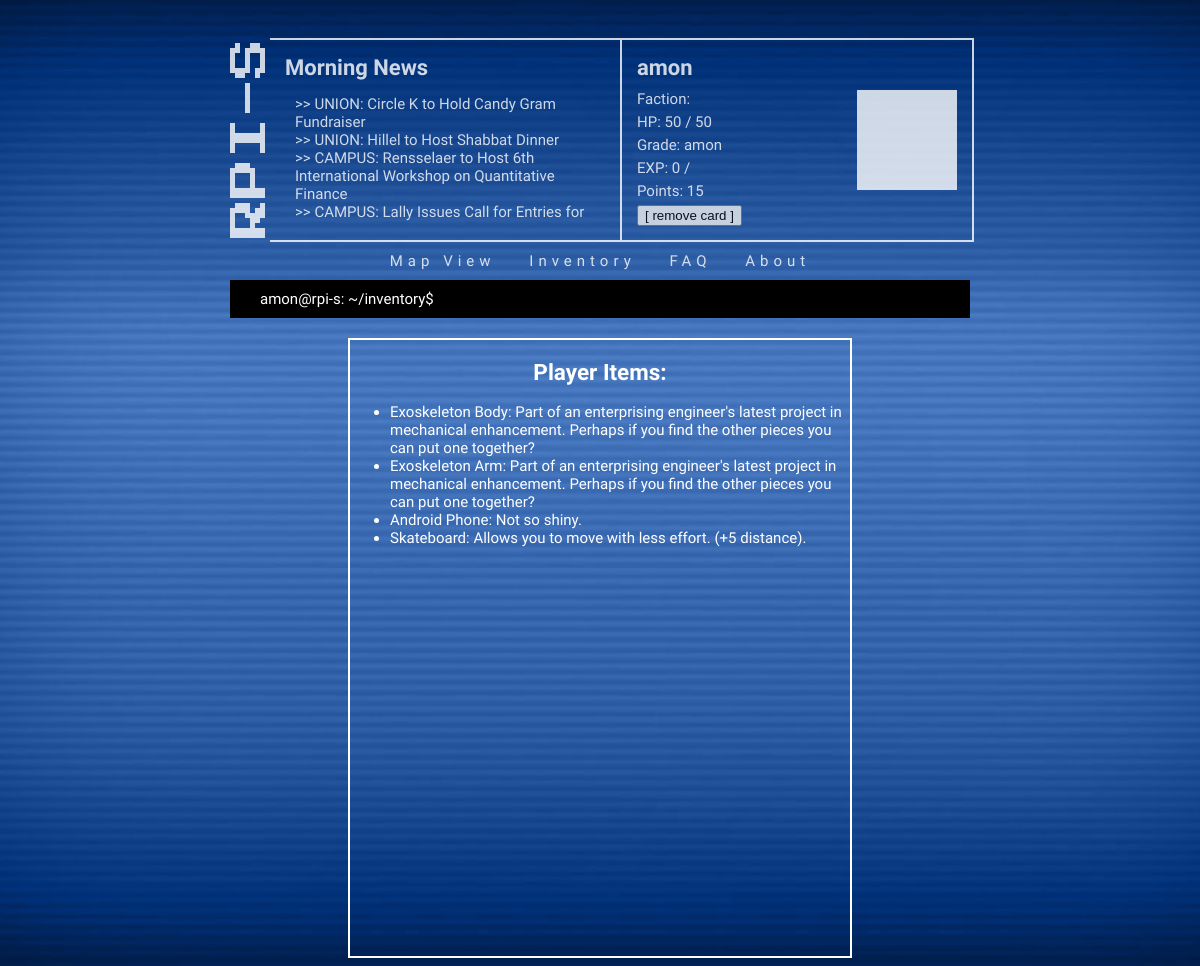
The page /user.php (signed in) on the database its author committed.
### tables this page shows
CREATE TABLE IF NOT EXISTS `events` (
  `eventID` int(11) NOT NULL AUTO_INCREMENT,
  `title` varchar(400) NOT NULL,
  `description` varchar(64) NOT NULL,
  `location` varchar(64) DEFAULT NULL,
  `date` int(11) DEFAULT NULL,
  `quest` int(11) NOT NULL DEFAULT '1',
  `reward` int(11) NOT NULL DEFAULT '19',
  `areaID` varchar(11) NOT NULL DEFAULT '1,1,1',
  `actionText` varchar(400) NOT NULL DEFAULT 'Move to :L',
  `actionType` varchar(11) NOT NULL DEFAULT 'move',
  `actionParam` varchar(255) NOT NULL DEFAULT '1,1,1',
  `actionCost` int(11) NOT NULL DEFAULT '3',
  PRIMARY KEY (`eventID`)
);

CREATE TABLE IF NOT EXISTS `objects` (
  `objID` int(11) NOT NULL,
  `name` varchar(32) NOT NULL,
  `description` varchar(255) NOT NULL,
  `type` int(11) NOT NULL,
  `effects` int(11) NOT NULL,
  PRIMARY KEY (`objID`),
  UNIQUE KEY `name` (`name`)
);

### user.php (the view, shortened to what this page needs)
<!doctype html>
<html>
<?php
include_once('./resources/includes/header.php');
if (isset($_SESSION['username'])){
	$stmt = $dbconn->prepare('SELECT o.* FROM inventory i, objects o WHERE i.playerID=:usernum AND o.objID=i.objID;');
        $stmt->execute(array(
		':usernum' => $_SESSION['id']
	));
} else {
	header('location: resources/auth/login.php');
}
?>
<body>
        <section id = "userInventory">
        <h2 class = "userInventory">Player Items:</h2>
        <ul>
        <?php
        foreach ($stmt as $row){
                echo '<li>'.$row['name'].': '.$row['description'].'</li>';
        }
        ?>
        </ul>
        </section>
</body>
</html>

### resources/includes/classifieds.php
<?php
require_once('connect.php');
$result = $dbconn->query('SELECT * FROM events WHERE quest = 0;');
if ($result){
	if ( $result->rowCount() != 0 ){
		foreach ($dbconn->query('SELECT * FROM events WHERE quest = 0;') as $results){
			echo '<li>>> '.strtoupper($results['location']).': '.$results['title'].'</li>';
		}
	} else {
		echo '<li>>> Sorry, no events to show :\\</li>';
	}
} else {
	echo '<li>>~ ERROR: could not retrieve events :(</li>';
}
?>

### resources/css/style.css (style rules this page uses)
body { background: url("../images/other/terminal.png"); background-repeat:repeat; background-position: top center; background-size: cover; font-family: 'Ubuntu', cursive; font-size: 15px; color: #FFFFFF; }
#userInventory { position: relative; margin-left: auto; margin-right: auto; width: 500px; height: 616px; border: 2px solid #FFFFFF; }
h2.userInventory { text-align: center; }

### rows shown on the page
events: location "UNION", title "Circle K to Hold Candy Gram Fundraiser"
events: location "UNION", title "Hillel to Host Shabbat Dinner"
events: location "CAMPUS", title "Rensselaer to Host 6th International Workshop on Quantitative Finance"
events: location "CAMPUS", title "Lally Issues Call for Entries for…"
objects: name "Exoskeleton Body", description "Part of an enterprising engineer's latest project in mechanical enhancement. Perhaps if you find the other pieces you can put one together?"
objects: name "Exoskeleton Arm", description "Part of an enterprising engineer's latest project in mechanical enhancement. Perhaps if you find the other pieces you can put one together?"
objects: name "Android Phone", description "Not so shiny."
objects: name "Skateboard", description "Allows you to move with less effort. (+5 distance)."

### other values the page prints
$_SESSION['username'] "amon"
$_SESSION['hp'] "50"
$_SESSION['maxhp'] "50"
$_SESSION['grade_str'] "amon"
$_SESSION['exp'] "0"
$_SESSION['points'] "15"
